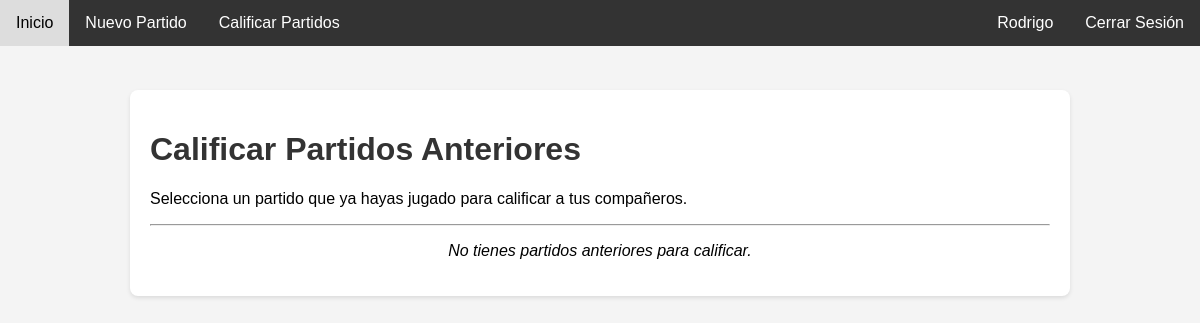
The app's page /partidos-anteriores (signed in), older data.
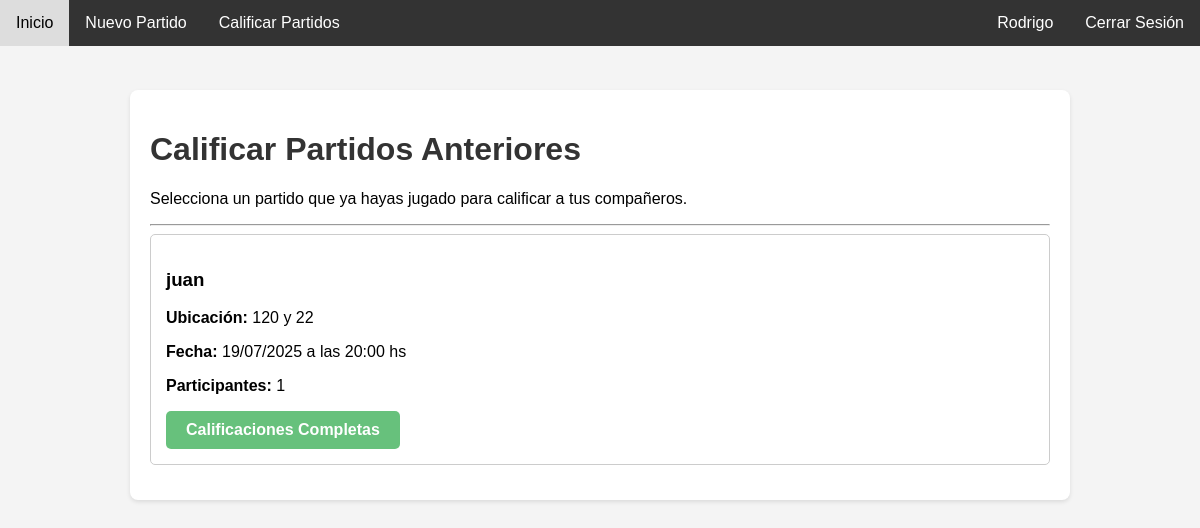
The same page, newer data.
### models.py (models this page shows, shortened)
class Partido(db.Model):
    id = db.Column(db.Integer, primary_key=True)
    nombre_cancha = db.Column(db.String(120), nullable=False)
    ubicacion = db.Column(db.String(200), nullable=False)
    fecha = db.Column(db.DateTime, nullable=False, default=datetime.utcnow)
    jugadores_necesarios = db.Column(db.Integer, nullable=False)
    jugadores_inscritos = db.relationship('Jugador', secondary=inscripciones,
                                          lazy='subquery', backref=db.backref('partidos_inscritos', lazy=True))

### app.py (the view)
@app.route('/partidos-anteriores')
@login_required
def partidos_anteriores():
    now = datetime.utcnow()
    partidos_jugados = sorted(
        [partido for partido in current_user.partidos_inscritos if partido.fecha < now],
        key=lambda p: p.fecha,
        reverse=True
    )
    info_partidos = {}
    for partido in partidos_jugados:
        calificaciones_hechas = Calificacion.query.filter_by(
            calificador_id=current_user.id,
            partido_id=partido.id
        ).count()
        total_companeros = len(partido.jugadores_inscritos) - 1
        info_partidos[partido.id] = {
            'calificacion_completa': calificaciones_hechas >= total_companeros
        }
    return render_template('partidos_anteriores.html',
                           partidos_jugados=partidos_jugados,
                           info_partidos=info_partidos) # <-- Pasamos el nuevo diccionario

### app.py (called while the page is built)
@login_manager.user_loader
def load_user(user_id):
    return Jugador.query.get(int(user_id))

### Templates/partidos_anteriores.html (shortened to what this page needs)
{% extends "base.html" %}
{% block content %}
    <h1>Calificar Partidos Anteriores</h1>
    <p>Selecciona un partido que ya hayas jugado para calificar a tus compañeros.</p>
    <hr>
    {% for partido in partidos_jugados %}
        <div class="partido-card" style="padding: 15px; border: 1px solid #ccc; border-radius: 5px; margin-bottom: 15px; background-color: #fff;">
            <h3>{{ partido.nombre_cancha }}</h3>
            <p><strong>Ubicación:</strong> {{ partido.ubicacion }}</p>
            <p><strong>Fecha:</strong> {{ partido.fecha.strftime('%d/%m/%Y a las %H:%M') }} hs</p>
            <p>
                <strong>Participantes:</strong> {{ partido.jugadores_inscritos|length }}
            </p>
            {% if info_partidos[partido.id].calificacion_completa %}
                <div style="display: inline-block; background-color: #28a745; color: white; padding: 10px 20px; border-radius: 5px; font-weight: bold; opacity: 0.7;">
                    Calificaciones Completas
                </div>
            {% else %}
                <a href="{{ url_for('calificar_partido', partido_id=partido.id) }}" style="display: inline-block; background-color: #ffc107; color: black; padding: 10px 20px; text-decoration: none; border-radius: 5px; font-weight: bold;">
                    Ir a Calificar
                </a>
            {% endif %}
        </div>
    {% else %}
        <p style="text-align: center; font-style: italic;">No tienes partidos anteriores para calificar.</p>
    {% endfor %}
{% endblock %}

Row changes from the older to the newer data that the page shows:
added Partido: nombre_cancha "juan", ubicacion "120 y 22", fecha "19/07/2025 a las 20:00", jugadores_inscritos|length "1", shows "Calificaciones Completas"
Text that changed along with them:
text no longer shown: "No tienes partidos anteriores para calificar."
